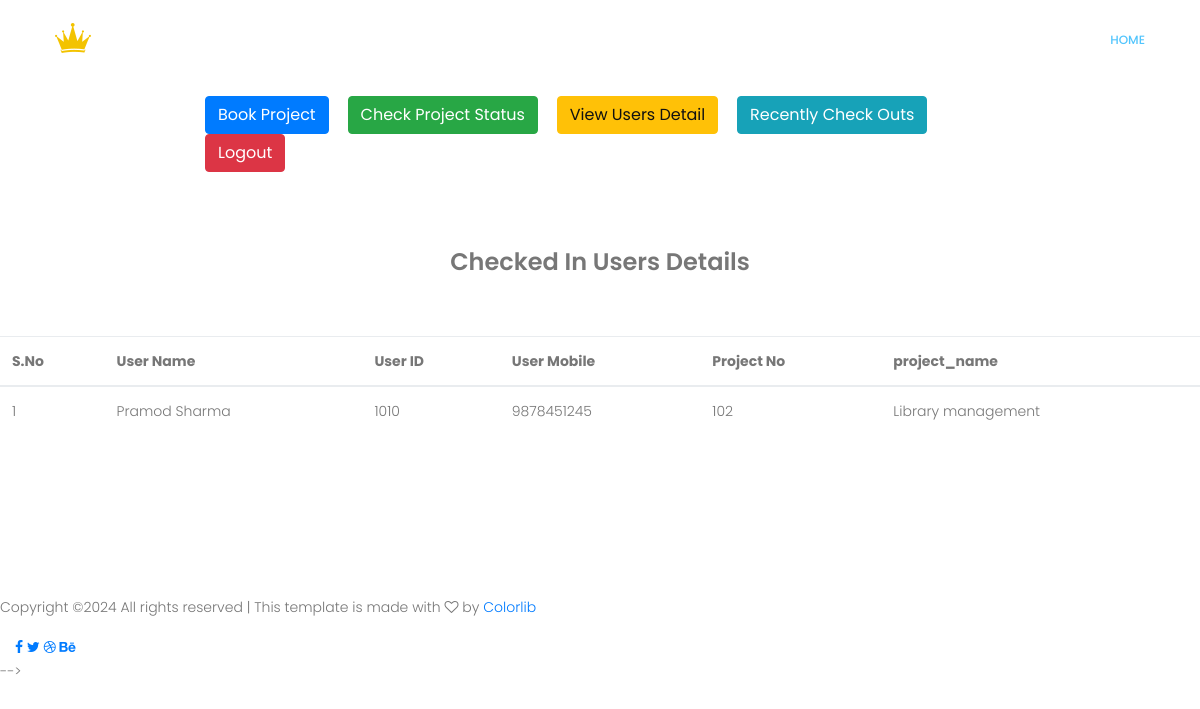
/admin/admin_dashboard.php, run on the app's committed database.
### tables this page shows
CREATE TABLE `mini_project` (
  `s_no` int(11) NOT NULL,
  `project_no` int(11) NOT NULL,
  `holder_name` varchar(100) NOT NULL,
  `holder_id` int(11) NOT NULL,
  `holder_mobile` varchar(100) NOT NULL,
  `project_name` varchar(250) NOT NULL,
   
   
   
   
  `status` int(11) NOT NULL
);

### admin/admin_dashboard.php (the view, shortened to what this page needs)
<!doctype html>
<html lang="en">
    <head>
        <link rel="stylesheet" href="../css/bootstrap.css">
        <link rel="stylesheet" href="../vendors/linericon/style.css">
        <link rel="stylesheet" href="../css/font-awesome.min.css">
        <link rel="stylesheet" href="../vendors/owl-carousel/owl.carousel.min.css">
        <link rel="stylesheet" href="../vendors/bootstrap-datepicker/bootstrap-datetimepicker.min.css">
        <link rel="stylesheet" href="../vendors/nice-select/css/nice-select.css">
        <link rel="stylesheet" href="../vendors/owl-carousel/owl.carousel.min.css">
        <link rel="stylesheet" href="../css/style.css">
        <link rel="stylesheet" href="../css/responsive.css">
    </head>
    <body>
        <header class="header_area">
            <div class="container">
                <nav class="navbar navbar-expand-lg navbar-light">
                    <a class="navbar-brand logo_h" href="index.html"><img src="image/Logo.png" alt=""></a>
                    <div class="collapse navbar-collapse offset" id="navbarSupportedContent">
                        <ul class="nav navbar-nav menu_nav ml-auto">
                            <li class="nav-item active"><a class="nav-link" href="index.php">Home</a></li>
                        </ul>
                    </div>
                </nav>
            </div>
        </header>
        <br><br><br><br>
        <div class="row">
            <div class="col-md-2"></div>
            <div class="col-md-8">
                <form action="" method="post">
                    <a class="btn btn-primary" href="project.php">Book Project</a>
                    <a class="btn btn-success" href="project.php">Check Project Status</a>
                    <a class="btn btn-warning" href="#">View Users Detail</a>
                    <a class="btn btn-info" href="#">Recently Check Outs</a>
                    <a class="btn btn-danger" href="logout.php">Logout</a>
                </form>
            </div>
            <div class="col-md-2"></div>
        </div>
        <br><br><br>
       <div class="row">
       	<div class="col-md-12">
       		<center><h3>Checked In Users Details</h3></center>
       	</div>
       </div><br><br>
        <div class="row">
        	<div class="col-md-12">
                <table class="table">
                    <thead>
                        <tr>
                            <th>S.No</th>
                            <th>User Name</th>
                            <th>User ID</th>
                            <th>User Mobile</th>
                            <th>Project No</th>
                            <th>project_name</th>
                        </tr>
                    </thead>
        		<?php
                    $user_count = 0;
                    $connection = mysqli_connect("localhost","root","");
                    $query = "select * from mini_project where status = 1;";
                    $query_run = mysqli_query($connection,$query);
                    while($row = mysqli_fetch_assoc($query_run)){
                        $user_count = $user_count + 1;
                        ?>
                            <tr>
                                <td><?php echo $user_count;?></td>
                                <td><?php echo $row['holder_name'];?></td>
                                <td><?php echo $row['holder_id'];?></td>
                                <td><?php echo $row['holder_mobile'];?></td>
                                <td><?php echo $row['project_no'];?></td>
                                <td><?php echo $row['project_name'];?></td>
                            </tr>
                        <?php
                    }
                ?>
            </table>
        	</div>
        </div>
        <br><br><br><br><br><br>
Copyright &copy;<script>document.write(new Date().getFullYear());</script> All rights reserved | This template is made with <i class="fa fa-heart-o" aria-hidden="true"></i> by <a href="https://colorlib.com" target="_blank">Colorlib</a>
                    <div class="col-lg-4 col-sm-12 footer-social">
                        <a href="#"><i class="fa fa-facebook"></i></a>
                        <a href="#"><i class="fa fa-twitter"></i></a>
                        <a href="#"><i class="fa fa-dribbble"></i></a>
                        <a href="#"><i class="fa fa-behance"></i></a>
                    </div>
         -->
    </body>
</html>

### css/style.css (style rules this page uses)
a { text-decoration: none; -webkit-transition: all 0.3s ease-in-out; -o-transition: all 0.3s ease-in-out; transition: all 0.3s ease-in-out; }
body { line-height: 24px; font-size: 14px; font-family: "Poppins", sans-serif; font-weight: 300; color: #777777; }
h1, h2, h3, h4, h5, h6 { font-family: "Poppins", sans-serif; font-weight: 600; }
@media (min-width: 1200px) { .container { max-width: 1170px; } }
.header_area { position: absolute; top: 0; left: 0; width: 100%; z-index: 20; }
.navbar { padding: 0px; border: 0px; border-radius: 0px; }
.navbar { background: #fff; padding: 0px 25px; }
.navbar .logo_h { padding-top: 0px; }
.navbar .menu_nav .nav-item .nav-link { font: 500 12px/80px "Poppins", sans-serif; color: #222222; text-transform: uppercase; padding: 0px; }
.navbar .menu_nav .nav-item .nav-link:after { display: none; }
.navbar .menu_nav .nav-item:hover .nav-link, .navbar .menu_nav .nav-item.active .nav-link { color: #52c5fd; }
h3 { font-size: 24px; }
h1, h2, h3, h4, h5, h6 { line-height: 1.5em; }

### admin/admin_dashboard.php (style rules this page uses)
.btn { margin-right: 15px; }

### data on the page
mini_project: holder_name "Pramod Sharma", holder "1010", holder_mobile "9878451245", project_no "102", project_name "Library management"
